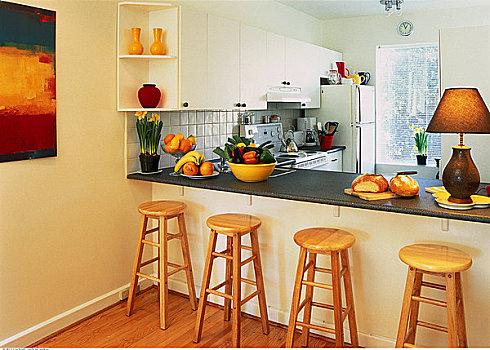
#> input picture test2.jpg, 490 x 350 px
$ python Vectorizing_using_universion_intrinsics.py
#> lines starting #> are read from the running program, lines starting #| are printed output that depends on the picture
from __future__ import print_function
import sys
import cv2 as cv
import numpy as np

def main(argv):
    filename = argv[0] if len(argv) > 0 else 'test2.jpg'
    I = cv.imread(cv.samples.findFile(filename), cv.IMREAD_GRAYSCALE)
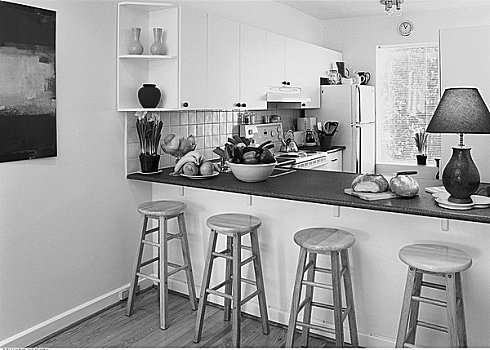
#> I: shape (350, 490); min 0, max 255, mean 160.6
    if I is None:
        print('Error opening image')
        return -1

    rows, cols = I.shape
#> rows = 350; cols = 490
    m = cv.getOptimalDFTSize(rows)
#> m = 360
    n = cv.getOptimalDFTSize(cols)
#> n = 500
    padded = cv.copyMakeBorder(I, 0, m - rows, 0, n - cols, cv.BORDER_CONSTANT, value=[0, 0, 0])
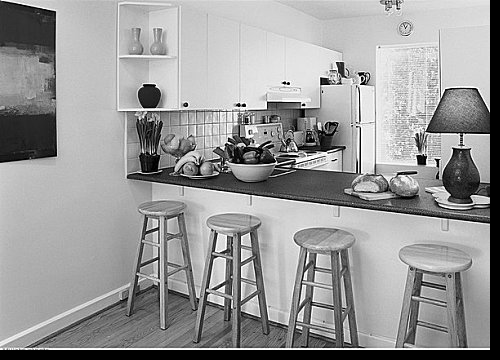
#> padded: shape (360, 500); min 0, max 255, mean 153

#> (the run stopped early here; a loop or call above may not have finished)

$ run again, with averge_filter_test.webp saved as test2.jpg
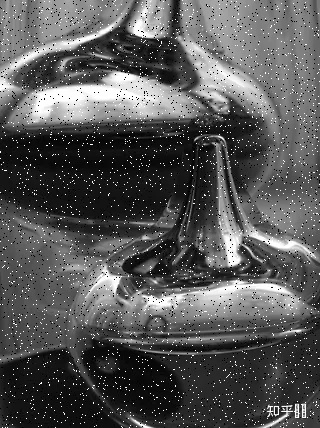
#> input picture averge_filter_test.webp, 320 x 428 px
#> in main, I is the input picture: shape (428, 320); min 0, max 255, mean 87.1
#> in main, `padded = cv.copyMakeBorder(I, 0, m - rows, 0, n - cols, cv.BORDER_CONS..`:
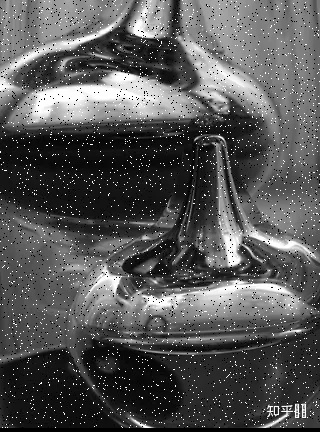
#> padded: shape (432, 320); min 0, max 255, mean 86.3
